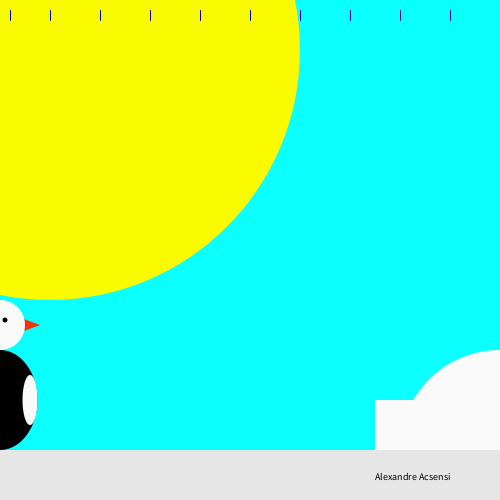
Frame 1 (no input)
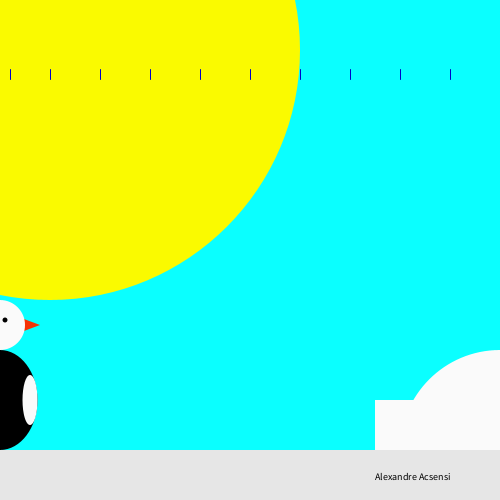
Frame 60 (the mouse pressed at the canvas centre just before this capture)
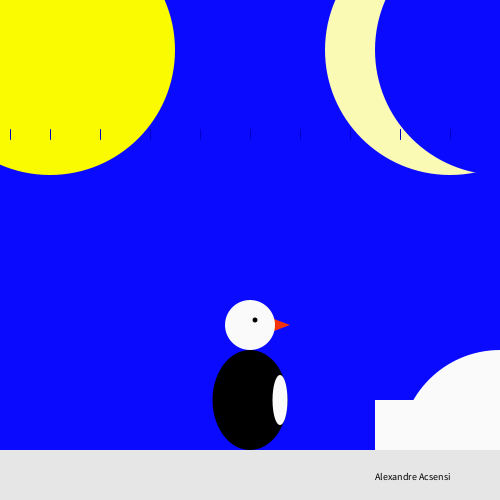
Frame 120 (the mouse held since frame 60 and released just before this capture)

The Processing sketch that drew these frames (run headless with seeded random() and noise(); from frame 60 on, the mouse is pressed at the canvas centre):

// Processing sketch: processing_96237
// ── processing_96237.pde

//Alexandre Acsensi Valiente
//Dibuix del pingu que torna a casa i es fa de nit.
int y;
void setup()
{
  size(500,500);
}
void draw()
{
  //indico el color de fons que vull, així cada cop es borrarà la imatge anterior.
  background(10,260-mouseX,260);
  //dibuixo el paisatge.
  noStroke();
  fill(250);
  ellipse(width,height-50,200,200);
  rect(width,height,-125,-100);
  fill(230,230,230);
  rect(0,height,width,-50);
  strokeWeight(5);
  line(width,height-10+0,width-200,height-50);
  //dibuix del pingu que seguirà el cursor.
  fill(245,50,5);
  triangle(mouseX,310,mouseX,340,mouseX+40,325);
  fill(0);
  ellipse(mouseX,400,75,100);
  fill(250);
  ellipse(mouseX,325,50,50);
  ellipse(mouseX+30,400,15,50);
  fill(0);
  ellipse(mouseX+5,320,5,5);
  //dibuixo el sol en funció de mouseX, així quan fem avançar el pingu cap a casa el sol desapareix.
  fill(250,250,0);
  ellipse(50,50,width-mouseX,width-mouseX);
  //dibuixo la lluna en funció de mouseX, així quan fem avançar el pingu la lluna es fa gran.
  fill(250,250,180);
  ellipse(450,50,mouseX,mouseX);
  fill(10,260-mouseX,260);
  ellipse(width,50,mouseX,mouseX);
  //faig pluja en funció de la variable y.
  stroke(0,0,200);
  strokeWeight(1);
  line(10,10+y,10,20+y);
  line(50,10+y,50,20+y);
  line(100,10+y,100,20+y);
  line(150,10+y,150,20+y);
  line(200,10+y,200,20+y);
  line(250,10+y,250,20+y);
  line(300,10+y,300,20+y);
  line(350,10+y,350,20+y);
  line(400,10+y,400,20+y);
  line(450,10+y,450,20+y);
  line(500,10+y,500,20+y);
  y=y+1;
  //col·loco el nom a la part inferior del dibuix.
  fill(0);
  textSize(10);
  text ("Alexandre Acsensi",375,480);
}
